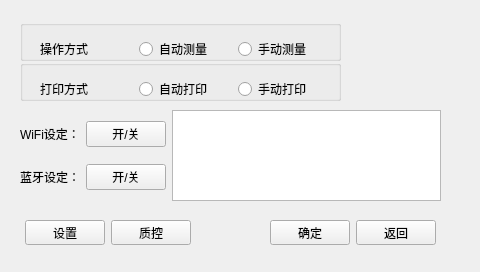
<?xml version="1.0" encoding="UTF-8"?>
<ui version="4.0">
 <class>Configure_Form</class>
 <widget class="QWidget" name="Configure_Form">
  <property name="geometry">
   <rect>
    <x>0</x>
    <y>0</y>
    <width>480</width>
    <height>272</height>
   </rect>
  </property>
  <property name="windowTitle">
   <string>Configure</string>
  </property>
  <widget class="QGroupBox" name="groupBox">
   <property name="geometry">
    <rect>
     <x>20</x>
     <y>20</y>
     <width>321</width>
     <height>41</height>
    </rect>
   </property>
   <property name="title">
    <string/>
   </property>
  </widget>
  <widget class="QGroupBox" name="groupBox_2">
   <property name="geometry">
    <rect>
     <x>20</x>
     <y>60</y>
     <width>321</width>
     <height>41</height>
    </rect>
   </property>
   <property name="title">
    <string/>
   </property>
  </widget>
  <widget class="QWidget" name="layoutWidget">
   <property name="geometry">
    <rect>
     <x>40</x>
     <y>40</y>
     <width>291</width>
     <height>18</height>
    </rect>
   </property>
   <layout class="QHBoxLayout" name="horizontalLayout">
    <item>
     <widget class="QLabel" name="label">
      <property name="text">
       <string>操作方式</string>
      </property>
     </widget>
    </item>
    <item>
     <widget class="QRadioButton" name="radioButton">
      <property name="text">
       <string>自动测量</string>
      </property>
     </widget>
    </item>
    <item>
     <widget class="QRadioButton" name="radioButton_2">
      <property name="text">
       <string>手动测量</string>
      </property>
     </widget>
    </item>
   </layout>
  </widget>
  <widget class="QWidget" name="layoutWidget">
   <property name="geometry">
    <rect>
     <x>40</x>
     <y>80</y>
     <width>291</width>
     <height>18</height>
    </rect>
   </property>
   <layout class="QHBoxLayout" name="horizontalLayout_2">
    <item>
     <widget class="QLabel" name="label_2">
      <property name="text">
       <string>打印方式</string>
      </property>
     </widget>
    </item>
    <item>
     <widget class="QRadioButton" name="radioButton_3">
      <property name="text">
       <string>自动打印</string>
      </property>
     </widget>
    </item>
    <item>
     <widget class="QRadioButton" name="radioButton_4">
      <property name="text">
       <string>手动打印</string>
      </property>
     </widget>
    </item>
   </layout>
  </widget>
  <widget class="QWidget" name="layoutWidget">
   <property name="geometry">
    <rect>
     <x>25</x>
     <y>220</y>
     <width>411</width>
     <height>25</height>
    </rect>
   </property>
   <layout class="QHBoxLayout" name="horizontalLayout_4">
    <item>
     <widget class="QPushButton" name="pushButton_3">
      <property name="text">
       <string>设置</string>
      </property>
     </widget>
    </item>
    <item>
     <widget class="QPushButton" name="pushButton_4">
      <property name="text">
       <string>质控</string>
      </property>
     </widget>
    </item>
    <item>
     <spacer name="horizontalSpacer">
      <property name="orientation">
       <enum>Qt::Horizontal</enum>
      </property>
      <property name="sizeHint" stdset="0">
       <size>
        <width>40</width>
        <height>20</height>
       </size>
      </property>
     </spacer>
    </item>
    <item>
     <widget class="QPushButton" name="pushButton_5">
      <property name="text">
       <string>确定</string>
      </property>
     </widget>
    </item>
    <item>
     <widget class="QPushButton" name="return_PBtn">
      <property name="text">
       <string>返回</string>
      </property>
     </widget>
    </item>
   </layout>
  </widget>
  <widget class="QWidget" name="layoutWidget">
   <property name="geometry">
    <rect>
     <x>20</x>
     <y>110</y>
     <width>421</width>
     <height>91</height>
    </rect>
   </property>
   <layout class="QHBoxLayout" name="horizontalLayout_3">
    <item>
     <layout class="QGridLayout" name="gridLayout">
      <item row="0" column="0">
       <widget class="QLabel" name="label_3">
        <property name="text">
         <string>WiFi设定：</string>
        </property>
       </widget>
      </item>
      <item row="0" column="1">
       <widget class="QPushButton" name="pushButton">
        <property name="text">
         <string>开/关</string>
        </property>
       </widget>
      </item>
      <item row="1" column="0">
       <widget class="QLabel" name="label_4">
        <property name="text">
         <string>蓝牙设定：</string>
        </property>
       </widget>
      </item>
      <item row="1" column="1">
       <widget class="QPushButton" name="pushButton_2">
        <property name="text">
         <string>开/关</string>
        </property>
       </widget>
      </item>
     </layout>
    </item>
    <item>
     <widget class="QListWidget" name="listWidget"/>
    </item>
   </layout>
  </widget>
 </widget>
 <resources/>
 <connections/>
</ui>
